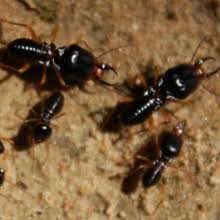
#> input picture pestimg.jpg, 220 x 220 px
$ jupyter execute PestDetection.ipynb   (shell and % lines are left out)
#> lines starting #> are read from the running program, lines starting #| are printed output that depends on the picture; after the words box and inside, x2 and y2 are one past the last pixel; in counts of white or black regions, pixels touching at a corner belong together
[cell 1]
import numpy as np
import cv2
from matplotlib import pyplot as plt
import pylab
from scipy import ndimage

[cell 2]
image = cv2.imread('pestimg.jpg')
#> image is the input picture: shape (220, 220, 3); mean B, G, R 60.4, 94.7, 124.9
gray_image = cv2.cvtColor(image, cv2.COLOR_BGR2GRAY)
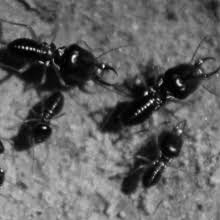
#> gray_image: shape (220, 220); min 0, max 252, mean 99.9
cv2.imwrite('gray_image.png',gray_image)
cv2.imshow('color_image',image)
cv2.imshow('gray_image',gray_image)
cv2.waitKey(0)                 # Waits forever for user to press any key
cv2.destroyAllWindows()

[cell 3]
image = cv2.imread('gray_image.png')
#> image: shape (220, 220, 3); min 0, max 252, mean 99.9
cv2.getGaussianKernel(9,9)
blur= cv2.GaussianBlur(image,(5,5),0)
cv2.imwrite('blur.png',blur)
cv2.imshow('blur',blur)
cv2.waitKey(0)
cv2.destroyAllWindows()

[cell 4]
image=cv2.imread('blur.png')
kernel=np.ones((5,5),np.float32)/25
dst= cv2.filter2D(image,-1,kernel)
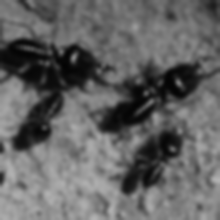
#> dst: shape (220, 220, 3); min 3, max 178, mean 99.9
plt.subplot(121),plt.imshow(image),plt.title('blur')
plt.xticks([]), plt.yticks([])
plt.subplot(122),plt.imshow(dst),plt.title('averaged')
plt.xticks([]), plt.yticks([])
plt.show()
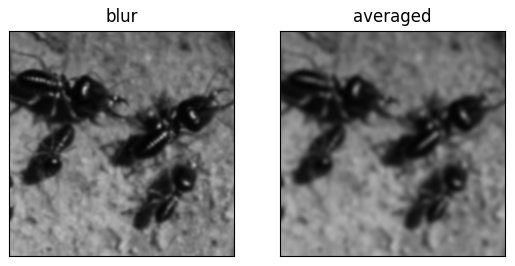
#> figure drawn by matplotlib, 2 panels
cv2.imwrite('averaged.png',dst)
#> Out = True

[cell 5]
image = cv2.imread('averaged.png')
gray = cv2.cvtColor(image,cv2.COLOR_BGR2GRAY)
ret, thresh = cv2.threshold(gray,0,255,cv2.THRESH_BINARY_INV+cv2.THRESH_OTSU)
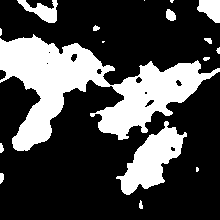
#> thresh: shape (220, 220); 28.5% white; 17 white regions (6 under 20 px), largest, box (x1, y1, x2, y2) and area: (0, 34, 220, 151) 10344, (116, 121, 187, 195) 2291, (17, 0, 58, 23) 439
#> ret = 81
cv2.imwrite('thresh_image.jpg',thresh)
cv2.imshow('thresh_image',thresh)
cv2.waitKey(0)
cv2.destroyAllWindows()

 # noise removal
kernel = np.ones((3,3),np.uint8)
opening = cv2.morphologyEx(thresh,cv2.MORPH_OPEN,kernel, iterations = 2)
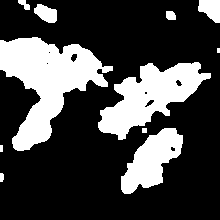
#> opening: shape (220, 220); 27.3% white; 11 white regions (1 under 20 px), largest, box (x1, y1, x2, y2) and area: (0, 37, 113, 151) 5971, (98, 62, 211, 140) 4125, (121, 128, 183, 194) 2206
cv2.imshow('opening',thresh)
cv2.waitKey(0)                 # Waits forever for user to press any key
cv2.destroyAllWindows()


# sure background area
sure_bg = cv2.dilate(opening,kernel,iterations=3)
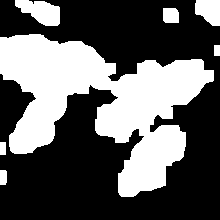
#> sure_bg: shape (220, 220); 37.4% white; 7 white regions, largest, box (x1, y1, x2, y2) and area: (0, 34, 214, 197) 16338, (15, 0, 60, 26) 765, (195, 0, 220, 26) 519
cv2.imshow('sure_bg',sure_bg)
cv2.waitKey(0)                 # Waits forever for user to press any key
cv2.destroyAllWindows()
print("No. of pests in the image: ")
labelarray, particle_count = ndimage.measurements.label(sure_bg)
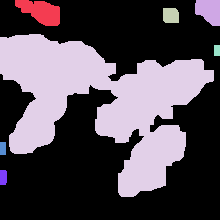
#> labelarray: shape (220, 220) int32; 8 distinct labels, from 0 to 7; one colour per label, 0 black
#> particle_count = 7
print(particle_count)
#| 7
#pylab.figure(1)
#pylab.imshow(im_thresholded)
#pylab.show()
